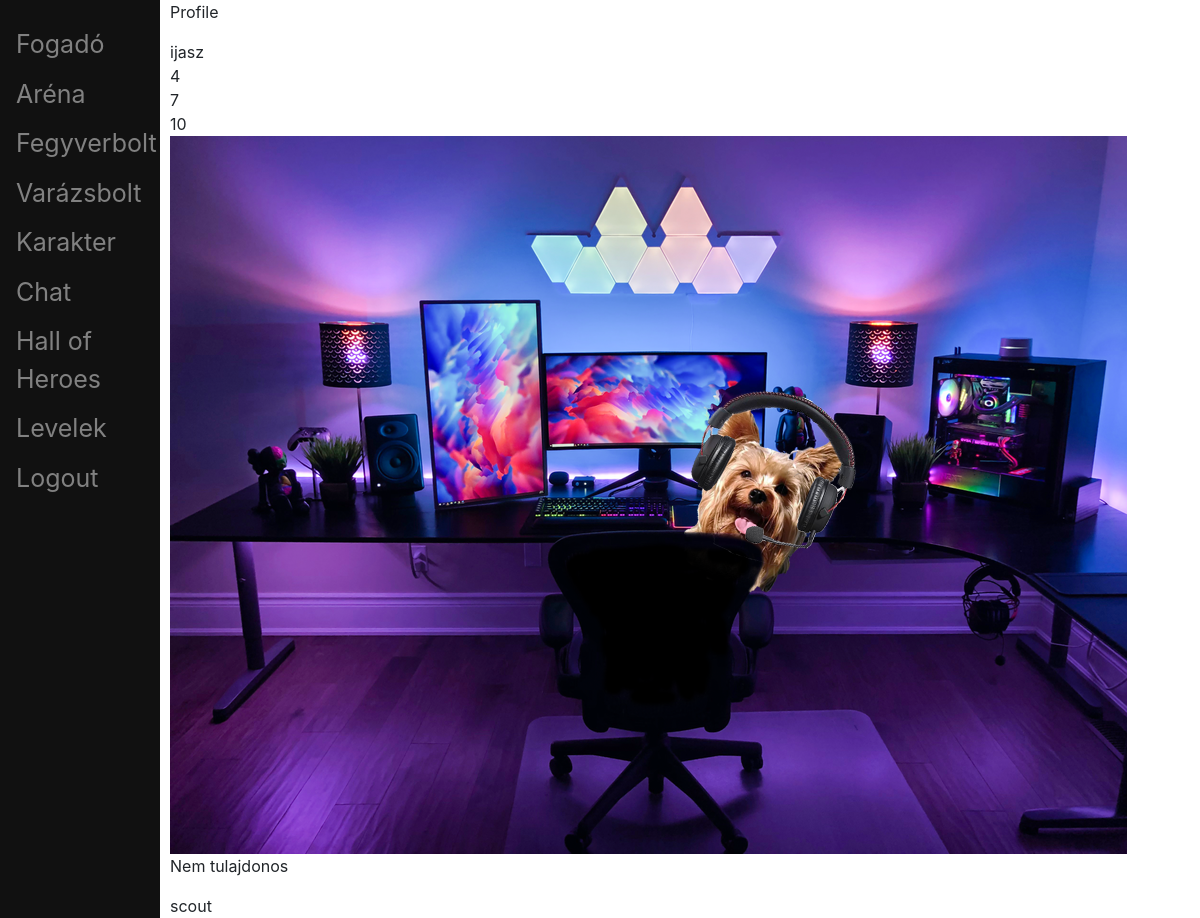
/profile/4/ (signed in), run on an earlier commit of the app's database.
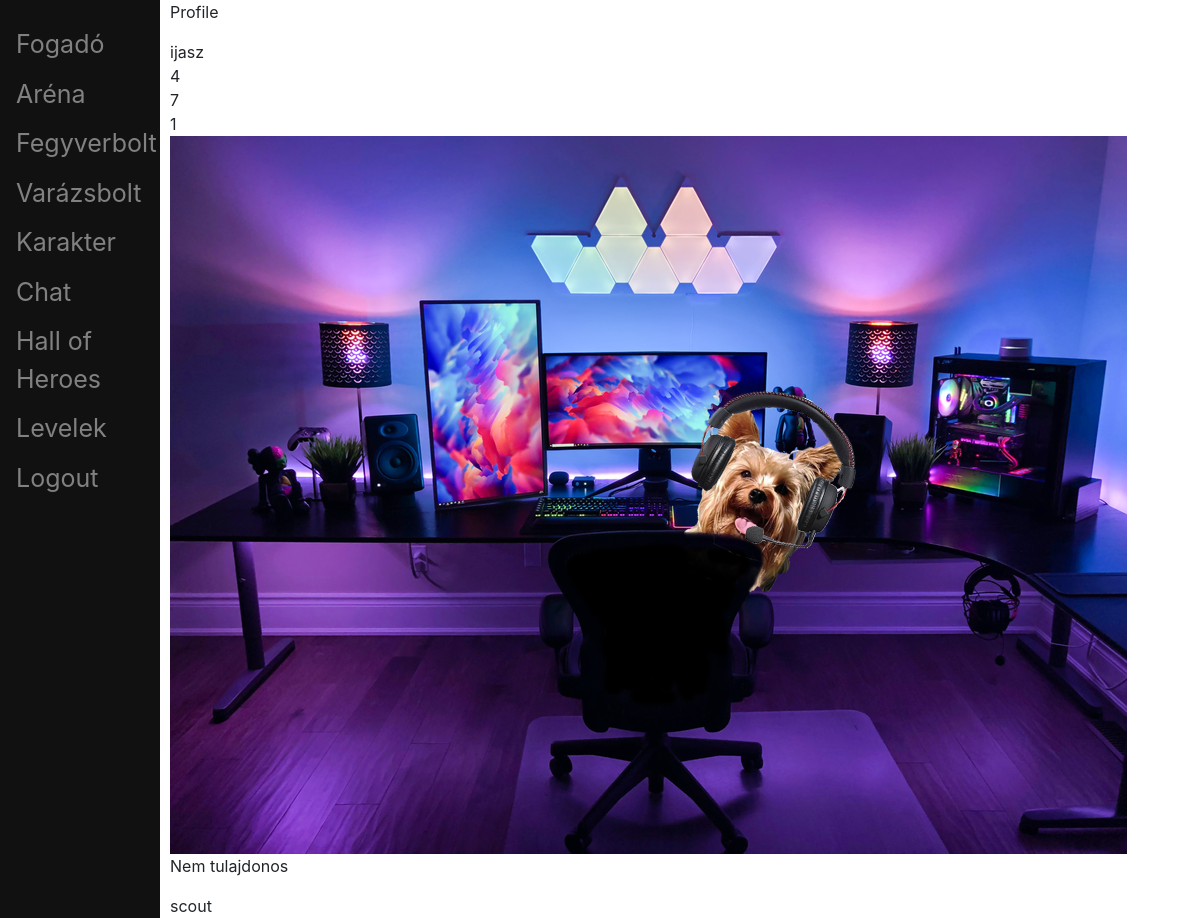
And on a later commit of the database.
### account/models.py (models this page shows, shortened)
class Character(models.Model):
	account = models.OneToOneField(Account, on_delete=models.CASCADE, primary_key=True)
	ROLES = (
		('warrior', 'warrior'),
		('mage', 'mage'),
		('scout', 'scout'),
	)
	character_type	= models.CharField(verbose_name = 'character type', max_length = 20, choices=ROLES, default='')
	level			= models.DecimalField(verbose_name='level', max_digits=19, decimal_places=0, default = 1) #szint
	strength		= models.DecimalField(verbose_name='strength', max_digits=19, decimal_places=0, default = 8) #erő
	skill 			= models.DecimalField(verbose_name='skill', max_digits=19, decimal_places=0, default = 6) #ügyesség
	intelligence	= models.DecimalField(verbose_name='intelligence', max_digits=19, decimal_places=0, default = 7) #értelem
	health_point	= models.DecimalField(verbose_name='health point', max_digits=19, decimal_places=0, default = 10) #életerő
	fortune 		= models.DecimalField(verbose_name='fortune', max_digits=19, decimal_places=0, default = 8) #szerencse
	shield 			= models.DecimalField(verbose_name='shield', max_digits=19, decimal_places=0, default = 0) #páncél
	rank			= models.DecimalField(verbose_name='rank', max_digits=19, decimal_places=0, blank = True, null = True) #helyezes
	honor			= models.DecimalField(verbose_name='honor', max_digits=19, decimal_places=0, default = 1) #becsuletpont

### account/views.py (the view)
# urls.py: path('profile/<user_id>/', profile_view, name='profile'),
@login_required(login_url='login')
def profile_view(request, *args, **kwargs):
	context = {}
	user_id = kwargs.get('user_id')
	try:
		account = Account.objects.get(id=user_id)
	except Account.DoesNotExist:
		return HttpResponse('Account does not exist')
	owner_of_the_profile = False
	if request.user.id == account.id:
		owner_of_the_profile = True
	context = {
		'username': account.username,
		'user_id': account.id,
		'level': account.character.level,
		'strength': account.character.strength,
		'character_type': account.character.character_type,
		'is_owner': owner_of_the_profile,
	}
	if account.profile_image:
		context['profile_image'] = account.profile_image.url
	else:
		context['profile_image'] = STATIC_IMAGE_PATH_IF_DEFAULT_PIC_SET
	return render(request, 'account/profile.html', context)

### account/templates/account/profile.html
{% extends 'base.html' %}
{% load static %}
{% block content %}
<div class="main">
	<p>Profile</p>
	{{username}}<br>
	{{ user_id }} <br>
	{{ strength }}<br>
	{{level}}<br>
	<img src="{{ profile_image }}">
	{% if is_owner %}
		<p>Tulajdonos</p>
		<a href="{% url 'account:edit' user_id=user_id%}">Módosítás</a>
	{% else %}
		<p>Nem tulajdonos</p>
	{% endif %}
	{{character_type}}
</div>
{% endblock %}

What changed in the data, as far as the page shows it:
changed Character "scout": level "10" → "1"
